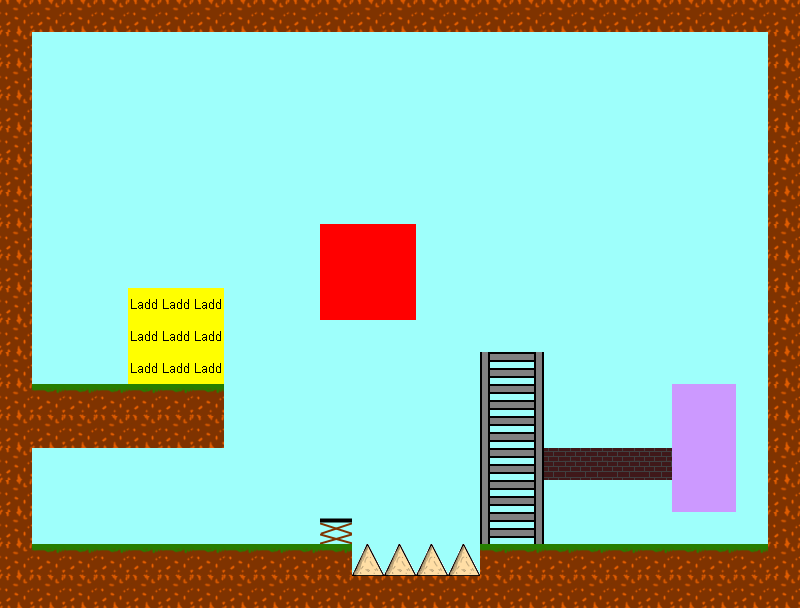

Below is a game level as drawn by its tile map, then a one-line description and the .tmx that defines it (tile-layer data replaced by summaries):
An orthogonal 25x19 tile map with 32x32 px tiles, 8 tile layers (Collision_TL, Background_TL, Terrain_TL, Sprite_TL, ...), 2 tilesets and 3 objects (InZone, OutZone, HurtZone).

<map version="1.0" orientation="orthogonal" renderorder="right-down" width="25" height="19" tilewidth="32" tileheight="32" nextobjectid="9">
 <tileset firstgid="1" name="collision_set" tilewidth="32" tileheight="32" tilecount="50" columns="5">
  <image source="img/collision_set.png" width="160" height="320" />
 </tileset>
 <tileset firstgid="51" name="Set_01" tilewidth="32" tileheight="32" tilecount="25" columns="5">
  <image source="img/Set_01.png" width="160" height="160" />
 </tileset>
 <layer name="Collision_TL" width="25" height="19">
  <data>[475 cells, 145 non-empty, 4 distinct tile ids]</data>
 </layer>
 <layer name="Background_TL" width="25" height="19">
  <data>[475 cells, 475 non-empty, 3 distinct tile ids]</data>
 </layer>
 <layer name="Terrain_TL" width="25" height="19">
  <data>[475 cells, 145 non-empty, 8 distinct tile ids]</data>
 </layer>
 <layer name="Sprite_TL" width="25" height="19">
  <data>[475 cells, 0 non-empty, 0 distinct tile ids]</data>
 </layer>
 <layer name="SpriteHUD_TL" width="25" height="19">
  <data>[475 cells, 0 non-empty, 0 distinct tile ids]</data>
 </layer>
 <layer name="Upper_TL" width="25" height="19">
  <data>[475 cells, 0 non-empty, 0 distinct tile ids]</data>
 </layer>
 <layer name="GameHud_TL" width="25" height="19">
  <data>[475 cells, 0 non-empty, 0 distinct tile ids]</data>
 </layer>
 <layer name="Menu_TL" width="25" height="19">
  <data>[475 cells, 0 non-empty, 0 distinct tile ids]</data>
 </layer>
 <objectgroup name="IOZone_OL">
  <object id="2" name="InZone" type="InZone" x="257" y="479" width="34" height="30">
   <properties>
    <property name="StartPoint" value="InZone_01" />
   </properties>
  </object>
  <object id="5" name="OutZone" type="OutZone" x="682" y="385" width="52" height="102">
   <properties>
    <property name="InZone" value="InZone_01" />
    <property name="LevelZone" value="TestOut" />
   </properties>
  </object>
  <object id="7" name="HurtZone" x="322" y="225" width="92" height="94">
   <properties>
    <property name="damage" value="1" />
   </properties>
  </object>
 </objectgroup>
 <objectgroup name="Sprite_OL" />
</map>
